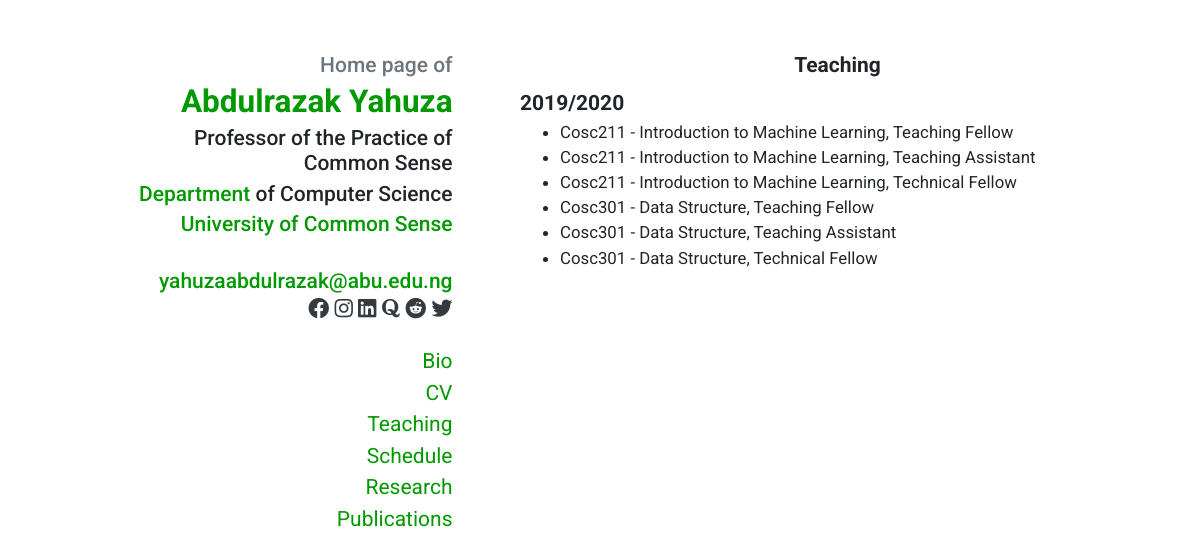
Screenshot of /staff/abdullyahuza/teaching with the database file from the repository.
### tables this page shows
CREATE TABLE `staff_details` (
  `id` int(11) NOT NULL,
  `user_id` int(11) NOT NULL,
  `title` varchar(20) DEFAULT NULL,
  `firstName` varchar(20) DEFAULT NULL,
  `middleName` varchar(20) DEFAULT NULL,
  `lastName` varchar(20) DEFAULT NULL,
  `email` varchar(50) DEFAULT NULL,
  `gsm` varchar(13) DEFAULT NULL,
  `department` varchar(50) DEFAULT NULL,
  `taking` varchar(50) DEFAULT NULL,
  `field` varchar(100) DEFAULT NULL,
  `bio` text DEFAULT NULL,
  `teaching` text DEFAULT NULL,
  `schedule` text DEFAULT NULL,
  `research` text DEFAULT NULL,
  `publications` text DEFAULT NULL,
  `img` varchar(20) DEFAULT NULL
);

### core/classes/Input.php (called while the page is built, shortened)
<?php
class Input {
    public static function get($item) {
        if (isset($_POST[$item])) {
            return $_POST[$item];
        } else if (isset($_GET[$item])) {
            return $_GET[$item];
        }
        return '';
    }
}

### core/classes/Config.php (called while the page is built)
<?php
class Config {
    public static function get($path = null) {
        if($path) {
            $config = $GLOBALS['config'];
            $path = explode('/', $path);
            foreach ($path as $bit) {
                if (isset($config[$bit])) {
                    $config = $config[$bit];
                }
            }
            return $config;
        }
        return false;
    }
}

### core/classes/DB.php (called while the page is built, shortened)
<?php
class DB {
    private static $_instance = null;
    private $_pdo,
            $_query,
            $_error = false,
            $_results,
            $_count = 0;
    private function __construct() {
        try {
            $this->_pdo = new PDO('mysql:host=' .Config::get('mysql/host'). ';dbname=' .Config::get('mysql/db'), Config::get('mysql/username'), Config::get('mysql/password'));
        } catch(PDOException $e) {
            die($e.getMessage());
        }
    }
    public static function getInstance() {
        if(!isset(self::$_instance)) {
            self::$_instance = new DB();
        }
        return self::$_instance;
    }
    public function query($sql, $params = array()) {
        $this->_error = false;
        if($this->_query = $this->_pdo->prepare($sql)) {
            $x = 1;
            if(count($params)) {
                foreach ($params as $param) {
                    $this->_query->bindValue($x, $param);
                    $x++;
                }
            }
            if($this->_query->execute()) {
                $this->_results = $this->_query->fetchAll(PDO::FETCH_OBJ);
                $this->_count = $this->_query->rowCount();
            } else {
                $this->_error = true;
            }
        }
        return $this;
    }
    public function action($action, $table, $where = array()) {
        if (count($where) === 3) {
            $operators = array('=','>','<','>=','<=');
            $field = $where[0];
            $operator = $where[1];
            $value = $where[2];
            if (in_array($operator, $operators)) {
                 $sql = "{$action} FROM {$table} WHERE {$field} {$operator} ?";
                 if (!$this->query($sql, array($value))->error()) {
                     return $this;
                 }
             }
        }
    }
    public function get($table, $where) {
        return $this->action('SELECT *', $table, $where);
    }
    public function results() {
        return $this->_results;
    }
    public function first() {
        return $this->results()[0];
    }
    public function error() {
        return $this->_error;
    }
    public function count() {
        return $this->_count;
    }
}

### core/classes/User.php (called while the page is built, shortened)
<?php
    class User {
        private $_db,
                $_data,
                $_sessionName,
                $_cookieName,
                $_isLoggedIn;
        public function __construct($user=null) {
            $this->_db = DB::getInstance();
            $this->_sessionName = Config::get('session/session_name');
            if (!$user) {
                if (Session::exists($this->_sessionName)) {
                    $user = Session::get($this->_sessionName);
                    if ($this->find($user)) {
                        $this->_isLoggedIn = true;
                    } else {
                    }
                }
            } else {
                $this->find($user);
            }
        }
        public function find($user = null) {
            if ($user) {
                $field = (is_numeric($user)) ? 'id' : 'username';
                $data = $this->_db->get('users', array($field, '=', $user));
                if ($data->count()) {
                    $this->_data = $data->first();
                    return true;
                }
            }
            return false;
        }
        public function exists() {
            return (!empty($this->_data)) ? true : false;
        }
        public function data() {
            return $this->_data;
        }
    }
 ?>

### core/functions/sanitize.php (called while the page is built)
<?php
function escape($string){
    return htmlentities($string, ENT_QUOTES, 'UTF-8');
}

### staff/teaching.php (the view, shortened to what this page needs)
<?php
$username = Input::get('s');
if (!$username) {
    Redirect::to('../error/');
} else {
    $user = new User($username);
    if (!$user->exists()) {
        Redirect::to('../error/');
    } else {
        $data = $user->data();
        $sData = DB::getInstance()->get('staff_details',array('user_id', '=', $data->id))->first();
    ?>
    <?php include 'includes/pages/staff_header.php'; ?>
        <div class="container">
            <div class="row">
                <?php include 'includes/pages/staff_profile_sidebar.php' ?>
                <main class="col-md-7">
                    <h1 style="text-align: center;">Teaching</h1>
                        <?php echo $sData->teaching; ?>
                </main>
            </div>
        </div>
    <?php include 'includes/pages/staff_footer.php'; ?>
<?php
    }
}
?>

### staff/includes/pages/staff_profile_sidebar.php (shortened to what this page needs)
<aside class="col-md-5">
    <h2 class="mb-1 text-muted">Home page of <?php echo escape($sData->title); ?></h2>
    <h1 class="mb-1"><a href="../<?php echo escape($data->username); ?>/"><?php echo escape($sData->firstName)." ".escape($sData->middleName)." ".escape($sData->lastName); ?></a></h1>
    <h2 class="mb-1 pl-md-5"><?php echo escape($sData->field); ?></h2>
    <h2 class="mb-1 pl-md-5"><a href="../../departments">Department</a> of <?php echo escape($sData->department); ?></h2>
    <h3 class="mb-4"><a href="https://www.kadunapoly.edu.ng/">University of Common Sense</a></h3>
    <h3 class="mb-0"><a href="mailto:<?php echo escape($sData->email); ?>"><?php echo escape($sData->email); ?></a></h3>
    <p class="mb-0">
        <a class="text-dark" href="https://www.facebook.com/<?php echo escape($data->username); ?>"><i class="fab fa-facebook"></i></a>
        <a class="text-dark" href="https://www.instagram.com/<?php echo escape($data->username); ?>"><i class="fab fa-instagram"></i></a>
        <a class="text-dark" href="https://www.linkedin.com/in/<?php echo escape($data->username); ?>"><i class="fab fa-linkedin"></i></a>
        <a class="text-dark" href="https://www.quora.com/profile/<?php echo escape($data->username); ?>"><i class="fab fa-quora"></i></a>
        <a class="text-dark" href="https://www.reddit.com/user/<?php echo escape($data->username); ?>"><i class="fab fa-reddit"></i></a>
        <a class="text-dark" href="https://twitter.com/<?php echo escape($data->username); ?>"><i class="fab fa-twitter"></i></a>
    </p>
    <nav class="d-block mb-4 p-0 navbar navbar-expand-md navbar-light">
        <div class="collapse navbar-collapse" id="navbar">
            <ul class="flex-column ml-md-auto mt-3 nav">
                <li class="nav-item">
                    <a class="nav-link p-0" href="../<?php echo escape($data->username); ?>/bio">Bio</a>
                </li>
                <li class="nav-item">
                    <a class="nav-link p-0" href="../<?php echo escape($data->username); ?>/cv">CV</a>
                </li>
                <li class="nav-item">
                    <a class="nav-link p-0" href="../<?php echo escape($data->username); ?>/teaching">Teaching</a>
                </li>
                <li class="nav-item">
                    <a class="nav-link p-0" href="../<?php echo escape($data->username); ?>/schedule">Schedule</a>
                </li>
                <li class="nav-item">
                    <a class="nav-link p-0" href="../<?php echo escape($data->username); ?>/research">Research</a>
                </li>
                <li class="nav-item">
                    <a class="nav-link p-0" href="../<?php echo escape($data->username); ?>/publications">Publications</a>
                </li>
            </ul>
        </div>
    </nav>
</aside>

### staff/all.css (style rules this page uses)
.fa,.fab,.fad,.fal,.far,.fas { -moz-osx-font-smoothing:grayscale;-webkit-font-smoothing:antialiased;display:inline-block;font-style:normal;font-variant:normal;text-rendering:auto;line-height:1 }
.fa-facebook:before { content:"\f09a" }
.fa-instagram:before { content:"\f16d" }
.fa-linkedin:before { content:"\f08c" }
.fa-quora:before { content:"\f2c4" }
.fa-reddit:before { content:"\f1a1" }
.fa-twitter:before { content:"\f099" }
.fab { font-family:"Font Awesome 5 Brands" }
.fab,.far { font-weight:400 }

### rows the page displays
staff_details: firstName "Abdulrazak", lastName "Yahuza", field "Professor of the Practice of Common Sense", department "Computer Science", email "yahuzaabdulrazak@abu.edu.ng", teaching "2019/2020 Cosc211 - Introduction to Machine Learning, Teaching Fellow Cosc211 - Introduction to Machine Learning, Teaching Assistant Cosc211 - Introduction to Machine Learning, Technical Fellow Cosc301 - Data Structure, Teaching Fellow Cosc301 - Data Structure, Teaching Assistant Cosc301 - Data Structure, Technical Fellow"
